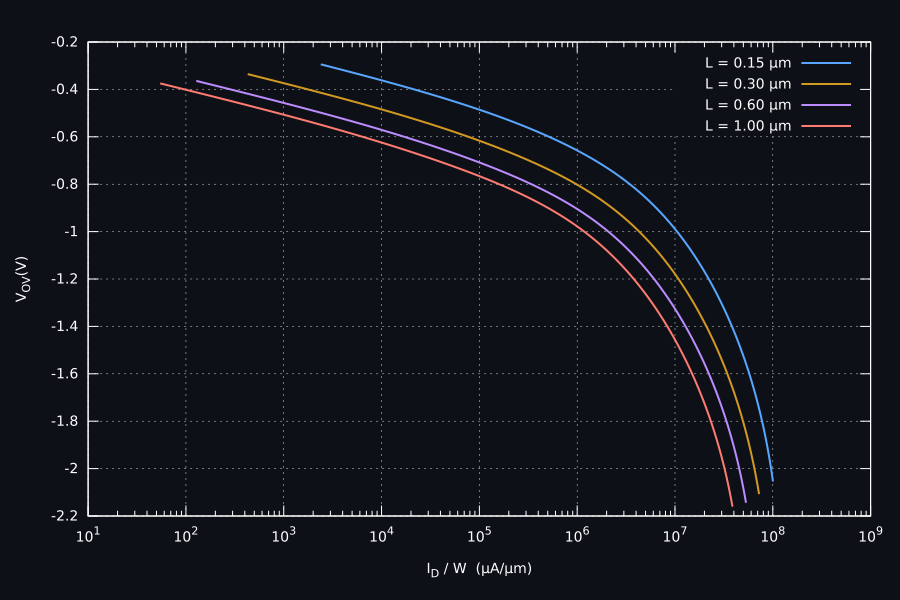

This chart was generated by the following gnuplot code:

set terminal svg size 900,600 enhanced font "DejaVu Sans,14"  background rgb "#0d1117"
set output "vov_vs_id_w.svg"

set border lc rgb "#ffffff"
set tics textcolor rgb "#ffffff"
set xlabel "I_D / W  (µA/µm)" textcolor rgb "#ffffff"
set ylabel "V_{OV} (V)" textcolor rgb "#ffffff"

set grid lc rgb "#dddddd" lw 0.5
set logscale x
set format x "10^{%T}"

set lmargin 9
set rmargin 3
set tmargin 2
set bmargin 4

set key right top textcolor "#ffffff"
plot \
    "pmos_l0p35_tt.dat"  using 4:7 with lines lw 2 lc rgb "#58a6ff" title "L = 0.15 µm", \
    "pmos_l0p5_tt.dat"  using 4:7 with lines lw 2 lc rgb "#d29922" title "L = 0.30 µm", \
    "pmos_l0p7_tt.dat"  using 4:7 with lines lw 2 lc rgb "#bc8cff" title "L = 0.60 µm", \
    "pmos_l1p0_tt.dat"  using 4:7 with lines lw 2 lc rgb "#ff7b72" title "L = 1.00 µm"
